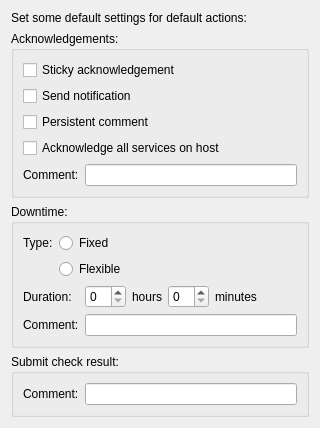
     <widget class="QWidget" name="tab_defaults">
      <attribute name="title">
       <string>Defaults</string>
      </attribute>
      <layout class="QVBoxLayout" name="verticalLayout_9">
       <item>
        <widget class="QLabel" name="label_defaults">
         <property name="text">
          <string>Set some default settings for default actions:</string>
         </property>
        </widget>
       </item>
       <item>
        <widget class="QGroupBox" name="label_defaults_acknowledge">
         <property name="title">
          <string>Acknowledgements:</string>
         </property>
         <layout class="QVBoxLayout" name="verticalLayout_10">
          <item>
           <widget class="QCheckBox" name="input_checkbox_defaults_acknowledge_sticky">
            <property name="text">
             <string>Sticky acknowledgement</string>
            </property>
           </widget>
          </item>
          <item>
           <widget class="QCheckBox" name="input_checkbox_defaults_acknowledge_send_notification">
            <property name="text">
             <string>Send notification</string>
            </property>
           </widget>
          </item>
          <item>
           <widget class="QCheckBox" name="input_checkbox_defaults_acknowledge_persistent_comment">
            <property name="text">
             <string>Persistent comment</string>
            </property>
           </widget>
          </item>
          <item>
           <widget class="QCheckBox" name="input_checkbox_defaults_acknowledge_all_services">
            <property name="text">
             <string>Acknowledge all services on host</string>
            </property>
           </widget>
          </item>
          <item>
           <layout class="QHBoxLayout" name="horizontalLayout_13">
            <item>
             <widget class="QLabel" name="label_defaults_acknowledge_comment">
              <property name="text">
               <string>Comment:</string>
              </property>
             </widget>
            </item>
            <item>
             <widget class="QLineEdit" name="input_lineedit_defaults_acknowledge_comment"/>
            </item>
           </layout>
          </item>
         </layout>
        </widget>
       </item>
       <item>
        <widget class="QGroupBox" name="label_defaults_downtime">
         <property name="title">
          <string>Downtime:</string>
         </property>
         <layout class="QGridLayout" name="gridLayout_10">
          <item row="3" column="0">
           <widget class="QLabel" name="label_defaults_downtime_comment">
            <property name="text">
             <string>Comment:</string>
            </property>
           </widget>
          </item>
          <item row="1" column="0">
           <widget class="QLabel" name="label_defaults_duration_comment">
            <property name="text">
             <string>Duration:</string>
            </property>
           </widget>
          </item>
          <item row="3" column="1">
           <widget class="QLineEdit" name="input_lineedit_defaults_downtime_comment"/>
          </item>
          <item row="1" column="1">
           <layout class="QHBoxLayout" name="horizontalLayout_8">
            <item>
             <widget class="QSpinBox" name="input_spinbox_defaults_downtime_duration_hours"/>
            </item>
            <item>
             <widget class="QLabel" name="label_duration_hour">
              <property name="text">
               <string>hours</string>
              </property>
             </widget>
            </item>
            <item>
             <widget class="QSpinBox" name="input_spinbox_defaults_downtime_duration_minutes"/>
            </item>
            <item>
             <widget class="QLabel" name="label_duration_minutes">
              <property name="text">
               <string>minutes</string>
              </property>
             </widget>
            </item>
            <item>
             <spacer name="horizontalSpacer_4">
              <property name="orientation">
               <enum>Qt::Horizontal</enum>
              </property>
              <property name="sizeHint" stdset="0">
               <size>
                <width>40</width>
                <height>20</height>
               </size>
              </property>
             </spacer>
            </item>
           </layout>
          </item>
          <item row="0" column="0" colspan="2">
           <layout class="QGridLayout" name="gridLayout_9">
            <item row="1" column="1">
             <widget class="QRadioButton" name="input_radiobutton_defaults_downtime_type_flexible">
              <property name="text">
               <string>Flexible</string>
              </property>
             </widget>
            </item>
            <item row="0" column="1">
             <widget class="QRadioButton" name="input_radiobutton_defaults_downtime_type_fixed">
              <property name="text">
               <string>Fixed</string>
              </property>
             </widget>
            </item>
            <item row="0" column="0">
             <widget class="QLabel" name="label_defaults_downtime_type">
              <property name="text">
               <string>Type:</string>
              </property>
             </widget>
            </item>
            <item row="0" column="2">
             <spacer name="horizontalSpacer_2">
              <property name="orientation">
               <enum>Qt::Horizontal</enum>
              </property>
              <property name="sizeHint" stdset="0">
               <size>
                <width>40</width>
                <height>20</height>
               </size>
              </property>
             </spacer>
            </item>
           </layout>
          </item>
         </layout>
        </widget>
       </item>
       <item>
        <widget class="QGroupBox" name="label_acknowledge_submit_result">
         <property name="title">
          <string>Submit check result:</string>
         </property>
         <layout class="QHBoxLayout" name="horizontalLayout_14">
          <item>
           <widget class="QLabel" name="label_defaults_submit_check_result_comment">
            <property name="text">
             <string>Comment:</string>
            </property>
           </widget>
          </item>
          <item>
           <widget class="QLineEdit" name="input_lineedit_defaults_submit_check_result_comment"/>
          </item>
         </layout>
        </widget>
       </item>
       <item>
        <spacer name="verticalSpacer_6">
         <property name="orientation">
          <enum>Qt::Vertical</enum>
         </property>
         <property name="sizeHint" stdset="0">
          <size>
           <width>0</width>
           <height>0</height>
          </size>
         </property>
        </spacer>
       </item>
      </layout>
     </widget>
